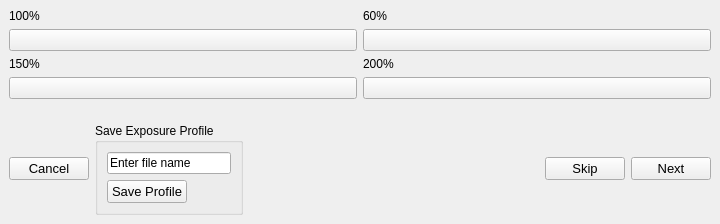
                 <widget class="QWidget" name="lightStep1">
                  <layout class="QVBoxLayout" name="verticalLayout_17">
                   <property name="leftMargin">
                    <number>0</number>
                   </property>
                   <property name="topMargin">
                    <number>0</number>
                   </property>
                   <property name="rightMargin">
                    <number>0</number>
                   </property>
                   <property name="bottomMargin">
                    <number>0</number>
                   </property>
                   <item>
                    <widget class="QWidget" name="lightStep1Main" native="true">
                     <property name="sizePolicy">
                      <sizepolicy hsizetype="Preferred" vsizetype="Preferred">
                       <horstretch>0</horstretch>
                       <verstretch>8</verstretch>
                      </sizepolicy>
                     </property>
                     <layout class="QGridLayout" name="gridLayout_11">
                      <item row="3" column="0">
                       <widget class="QPushButton" name="lightLevel2">
                        <property name="sizePolicy">
                         <sizepolicy hsizetype="Expanding" vsizetype="Expanding">
                          <horstretch>0</horstretch>
                          <verstretch>0</verstretch>
                         </sizepolicy>
                        </property>
                        <property name="text">
                         <string/>
                        </property>
                       </widget>
                      </item>
                      <item row="2" column="0">
                       <widget class="QLabel" name="label_3">
                        <property name="text">
                         <string>150%</string>
                        </property>
                       </widget>
                      </item>
                      <item row="2" column="1">
                       <widget class="QLabel" name="label_4">
                        <property name="text">
                         <string>200%</string>
                        </property>
                       </widget>
                      </item>
                      <item row="1" column="1">
                       <widget class="QPushButton" name="lightLevel1">
                        <property name="sizePolicy">
                         <sizepolicy hsizetype="Expanding" vsizetype="Expanding">
                          <horstretch>0</horstretch>
                          <verstretch>0</verstretch>
                         </sizepolicy>
                        </property>
                        <property name="text">
                         <string/>
                        </property>
                       </widget>
                      </item>
                      <item row="1" column="0">
                       <widget class="QPushButton" name="lightLevel0">
                        <property name="sizePolicy">
                         <sizepolicy hsizetype="Expanding" vsizetype="Expanding">
                          <horstretch>0</horstretch>
                          <verstretch>0</verstretch>
                         </sizepolicy>
                        </property>
                        <property name="text">
                         <string/>
                        </property>
                       </widget>
                      </item>
                      <item row="3" column="1">
                       <widget class="QPushButton" name="lightLevel3">
                        <property name="sizePolicy">
                         <sizepolicy hsizetype="Minimum" vsizetype="Expanding">
                          <horstretch>0</horstretch>
                          <verstretch>0</verstretch>
                         </sizepolicy>
                        </property>
                        <property name="text">
                         <string/>
                        </property>
                       </widget>
                      </item>
                      <item row="0" column="1">
                       <widget class="QLabel" name="label_2">
                        <property name="text">
                         <string>60%</string>
                        </property>
                       </widget>
                      </item>
                      <item row="0" column="0">
                       <widget class="QLabel" name="label">
                        <property name="text">
                         <string>100%</string>
                        </property>
                       </widget>
                      </item>
                     </layout>
                    </widget>
                   </item>
                   <item>
                    <widget class="QWidget" name="lightStep1Bar" native="true">
                     <property name="sizePolicy">
                      <sizepolicy hsizetype="Preferred" vsizetype="Preferred">
                       <horstretch>0</horstretch>
                       <verstretch>1</verstretch>
                      </sizepolicy>
                     </property>
                     <layout class="QHBoxLayout" name="horizontalLayout_14">
                      <item>
                       <widget class="QPushButton" name="lightCancelButton">
                        <property name="font">
                         <font>
                          <pointsize>10</pointsize>
                         </font>
                        </property>
                        <property name="text">
                         <string>Cancel</string>
                        </property>
                       </widget>
                      </item>
                      <item>
                       <widget class="QGroupBox" name="groupBox">
                        <property name="title">
                         <string>Save Exposure Profile</string>
                        </property>
                        <layout class="QVBoxLayout" name="verticalLayout_24">
                         <item>
                          <widget class="QLineEdit" name="fileName">
                           <property name="sizePolicy">
                            <sizepolicy hsizetype="Minimum" vsizetype="Fixed">
                             <horstretch>0</horstretch>
                             <verstretch>0</verstretch>
                            </sizepolicy>
                           </property>
                           <property name="text">
                            <string>Enter file name</string>
                           </property>
                          </widget>
                         </item>
                         <item>
                          <widget class="QPushButton" name="saveProfileButton">
                           <property name="sizePolicy">
                            <sizepolicy hsizetype="Maximum" vsizetype="Fixed">
                             <horstretch>0</horstretch>
                             <verstretch>0</verstretch>
                            </sizepolicy>
                           </property>
                           <property name="font">
                            <font>
                             <pointsize>10</pointsize>
                            </font>
                           </property>
                           <property name="text">
                            <string>Save Profile</string>
                           </property>
                           <property name="autoDefault">
                            <bool>false</bool>
                           </property>
                           <property name="default">
                            <bool>false</bool>
                           </property>
                           <property name="flat">
                            <bool>false</bool>
                           </property>
                          </widget>
                         </item>
                        </layout>
                       </widget>
                      </item>
                      <item>
                       <spacer name="horizontalSpacer_12">
                        <property name="orientation">
                         <enum>Qt::Horizontal</enum>
                        </property>
                        <property name="sizeHint" stdset="0">
                         <size>
                          <width>296</width>
                          <height>20</height>
                         </size>
                        </property>
                       </spacer>
                      </item>
                      <item>
                       <widget class="QPushButton" name="lightSkip1Button">
                        <property name="sizePolicy">
                         <sizepolicy hsizetype="Minimum" vsizetype="Fixed">
                          <horstretch>0</horstretch>
                          <verstretch>0</verstretch>
                         </sizepolicy>
                        </property>
                        <property name="font">
                         <font>
                          <pointsize>10</pointsize>
                         </font>
                        </property>
                        <property name="text">
                         <string>Skip</string>
                        </property>
                       </widget>
                      </item>
                      <item>
                       <widget class="QPushButton" name="lightNext1Button">
                        <property name="font">
                         <font>
                          <pointsize>10</pointsize>
                         </font>
                        </property>
                        <property name="text">
                         <string>Next</string>
                        </property>
                       </widget>
                      </item>
                     </layout>
                    </widget>
                   </item>
                  </layout>
                 </widget>
